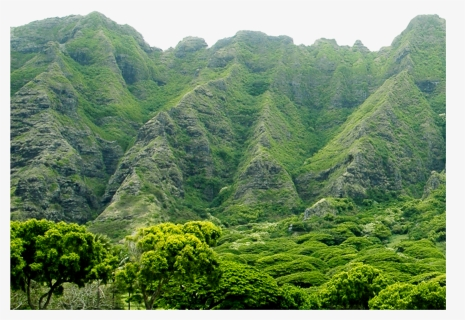
#> input picture image/image.png, 465 x 320 px, found by its file name
$ python Image_Read_Write.py
#> lines starting #> are read from the running program, lines starting #| are printed output that depends on the picture
import cv2 #  openCV use as CV2 in Python

img1 = cv2.imread('image\image.png',1) # imread function use to read image  1 is minse color image amd 0 is gray scale image
#> img1 is the input picture: shape (320, 465, 3); mean B, G, R 107.6, 143.2, 119
img1 = cv2.resize(img1,(1280,700)) # resize width and height
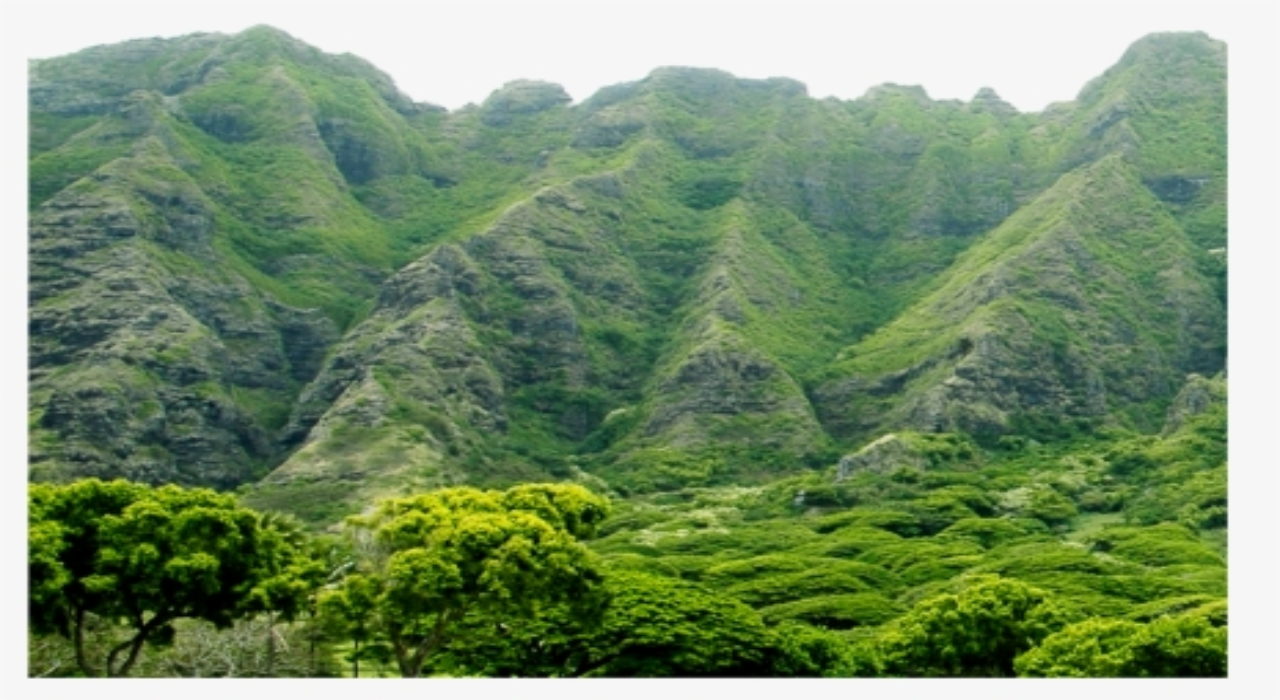
#> img1: shape (700, 1280, 3); mean B, G, R 107.5, 143, 118.9
print(img1)
#> (printed output is left out)
cv2.imshow('Original', img1) # imshow function use to show image

# cv2.IMREAD_GRAYSCALE : Loods image in grascale mode
img2 = cv2.imread('image\image.png',0)
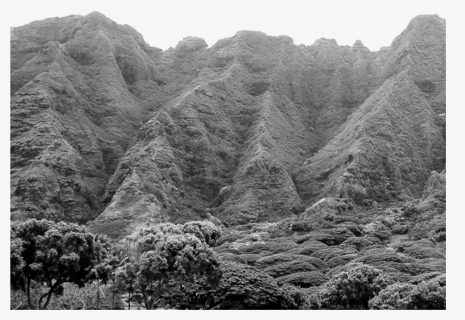
#> img2: shape (320, 465); min 0, max 248, mean 131.8
img2 = cv2.resize(img2,(1280,700)) # resize width and height
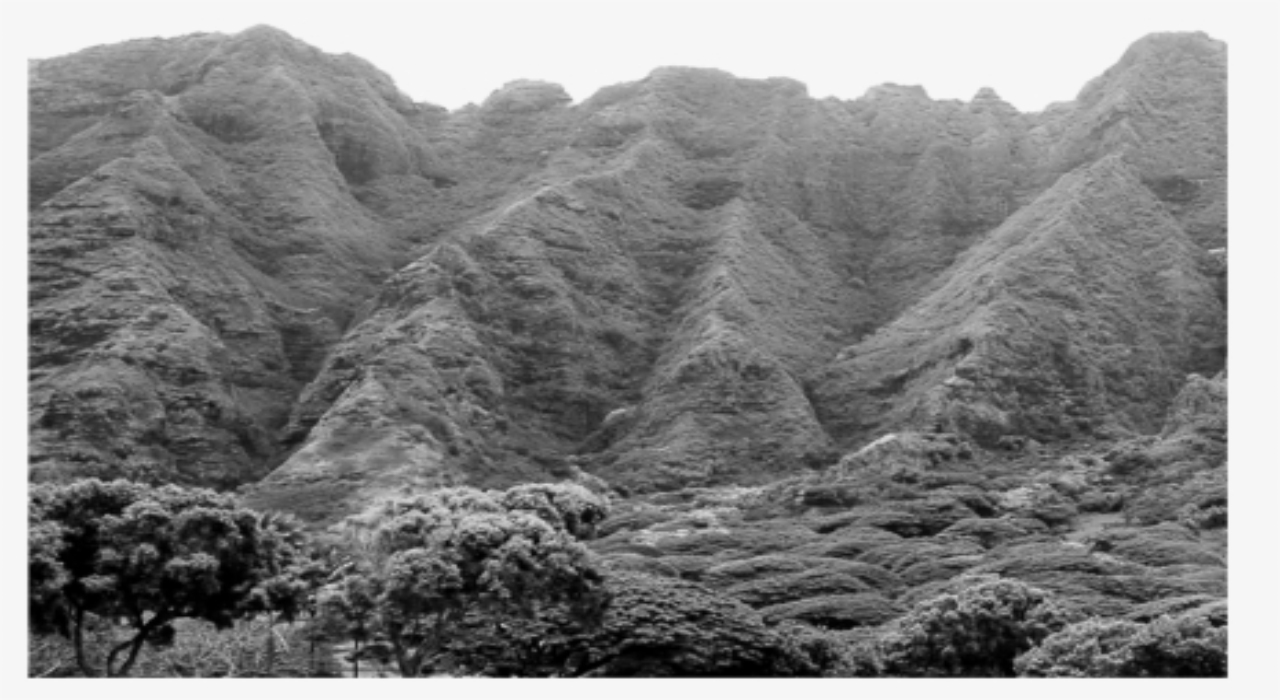
#> img2: shape (700, 1280); min 0, max 248, mean 131.7
print(img2)
#> (printed output is left out)
cv2.imshow('Gray Image', img2)

# cv2.IMREAD_UNCHANGED : Loods image as such including alpha
img3 = cv2.imread('image\image.png',-1)
img3 = cv2.resize(img3,(1280,700)) # resize width and height
print(img3)
#> (printed output is left out)
cv2.imshow('Unchange', img3)

# Image conversion project colored image into grayscale.
Path = input('Enter the path and name of an image ==')
#> the answer given: image/image.png
print('Your Enter this ==', Path)

img4 = cv2.imread(Path,0)
img4 = cv2.resize(img4,(560,700))
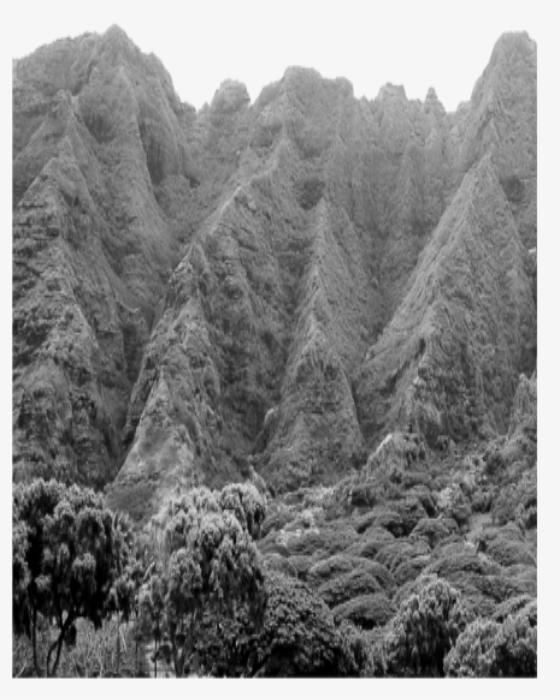
#> img4: shape (700, 560); min 0, max 248, mean 131.7
img4 = cv2.flip(img4,0) # it accept 3 parameters 0.-1,1 Rotate images
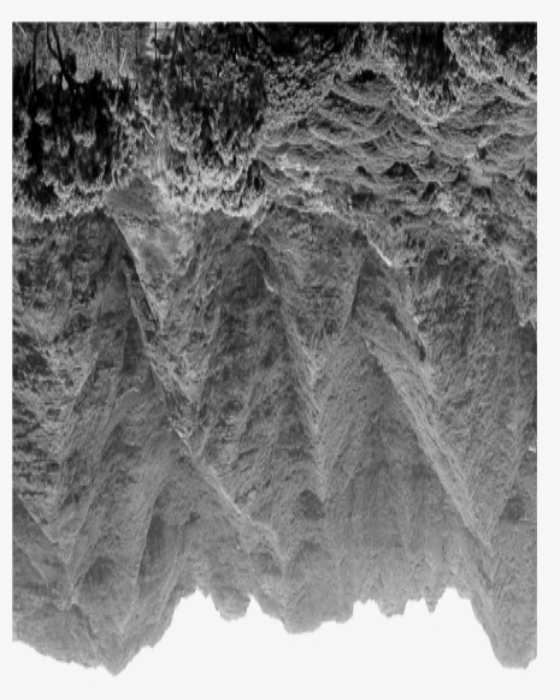
#> img4: shape (700, 560); min 0, max 248, mean 131.7

k = cv2.waitKey(0)
#> (key Esc is pressed here)
if k == ord('s'):
    cv2.imwrite('image\Output.png')
else:
    cv2.destroyAllWindows()

cv2.waitKey(0) # waitkey visulazation control
cv2.destroyAllWindows() # use memory free all windows

$ run again, with image/Darjeeling.jpg saved as image/image.png
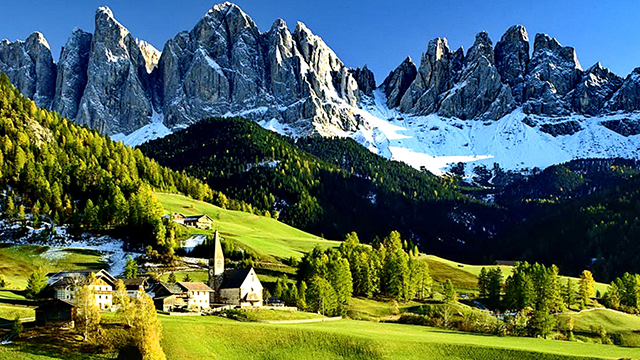
#> input picture image/Darjeeling.jpg, 640 x 360 px, found by its file name
#> img1 is the input picture: shape (360, 640, 3); mean B, G, R 86.7, 101.5, 79.8
#> img1: shape (700, 1280, 3)
#> (printed output is left out)
#> `img2 = cv2.resize(img2,(1280,700))`:
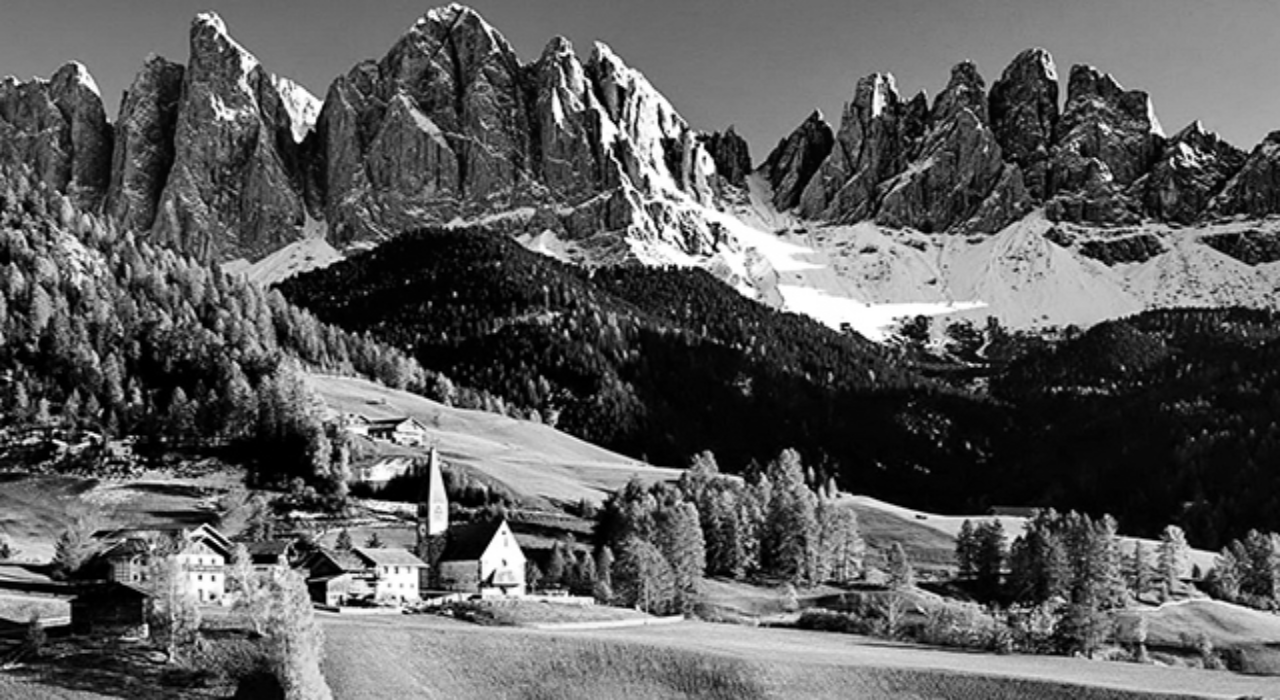
#> img2: shape (700, 1280); min 0, max 255, mean 92.7
#> (printed output is left out)
#> (printed output is left out)
#> `img4 = cv2.flip(img4,0)`:
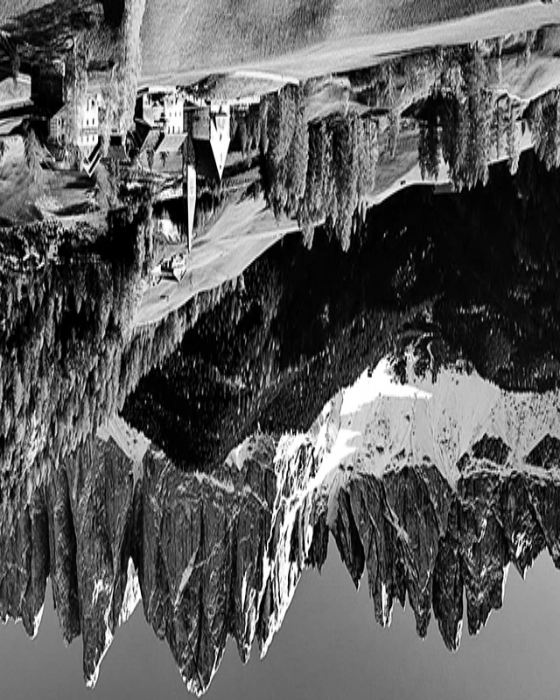
#> img4: shape (700, 560); min 0, max 255, mean 92.7

$ run again, with image/LRM_EXPORT.jpg saved as image/image.png
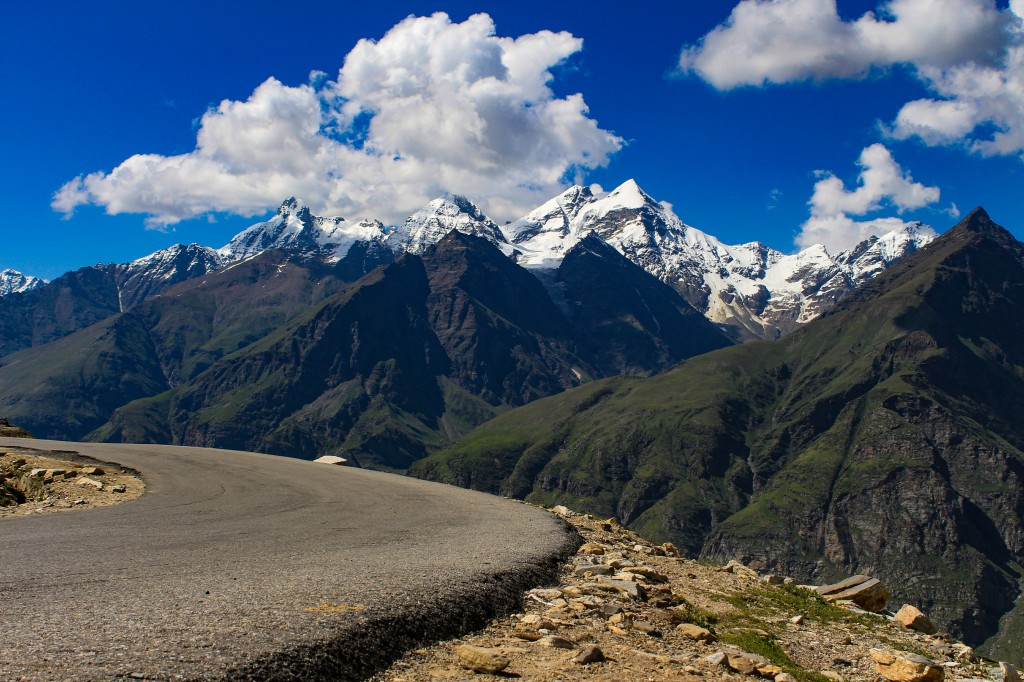
#> input picture image/LRM_EXPORT.jpg, 1024 x 682 px, found by its file name
#> img1 is the input picture: shape (682, 1024, 3); mean B, G, R 108.5, 90.7, 74.1
#> img1: shape (700, 1280, 3)
#> (printed output is left out)
#> `img2 = cv2.resize(img2,(1280,700))`:
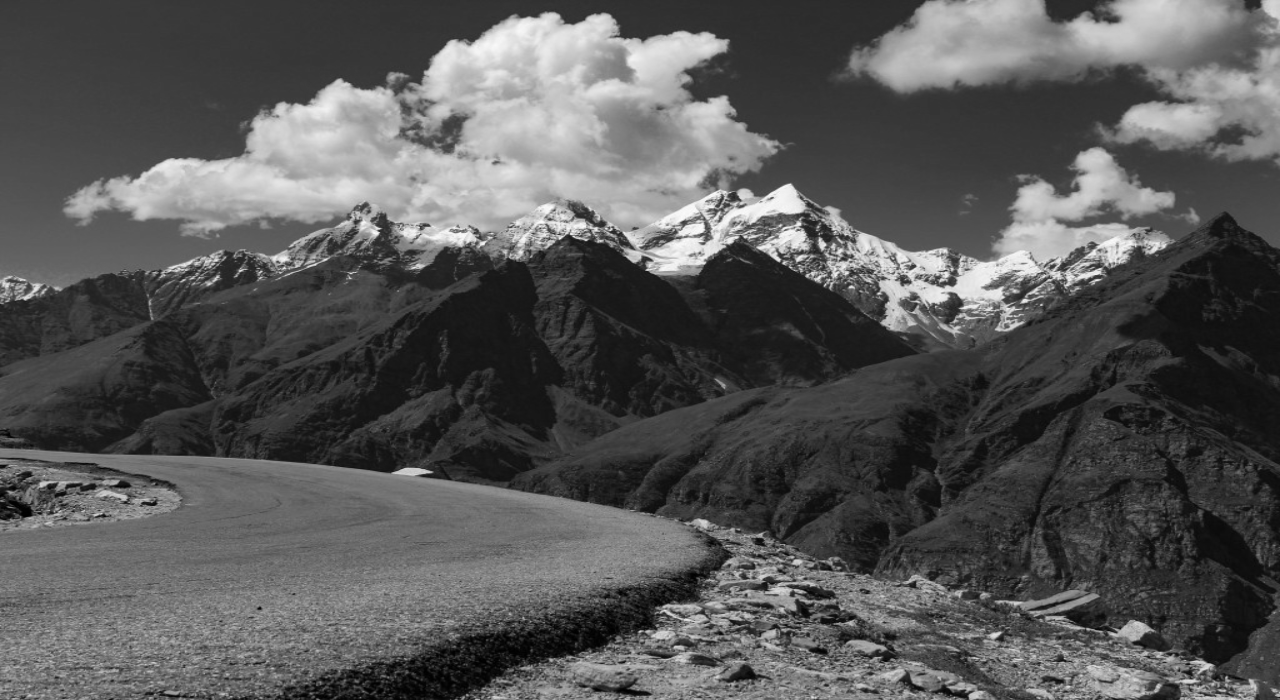
#> img2: shape (700, 1280); min 0, max 252, mean 87.1
#> (printed output is left out)
#> (printed output is left out)
#> `img4 = cv2.flip(img4,0)`:
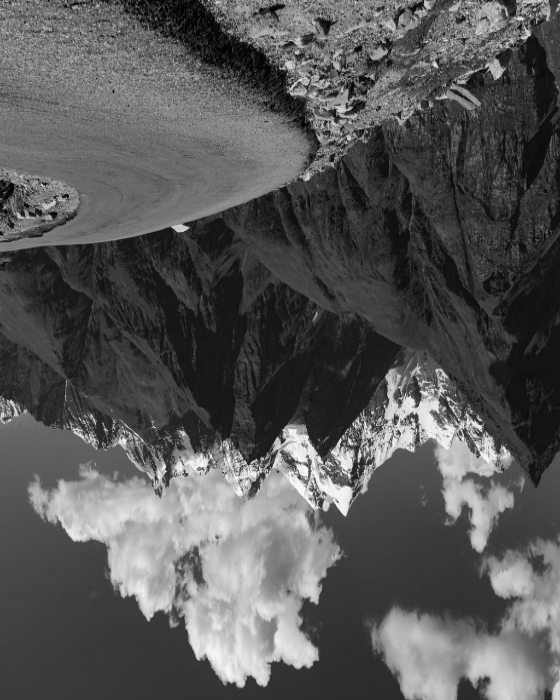
#> img4: shape (700, 560); min 0, max 252, mean 87.2
